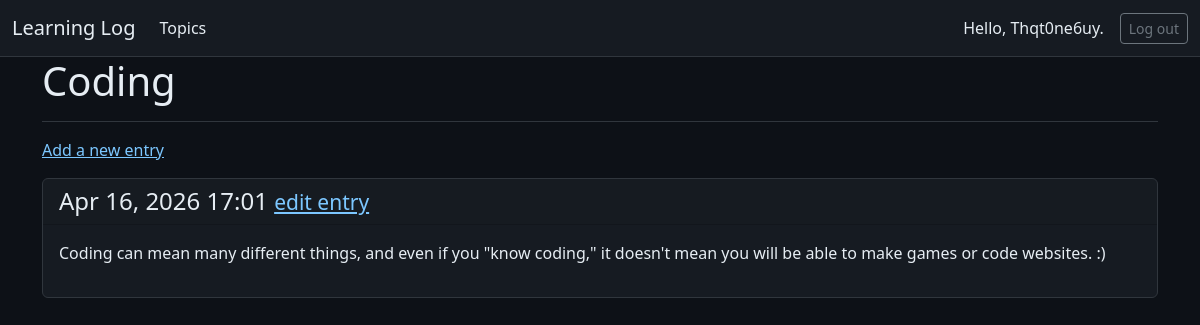
Page /topics/4/ (signed in) on the committed database.
### learning_logs/models.py (models this page shows, shortened)
class Topic(models.Model):
    text = models.CharField(max_length=200)
    date_added = models.DateTimeField(auto_now_add=True)
    owner = models.ForeignKey(User, on_delete=models.CASCADE)

class Entry(models.Model):
    topic = models.ForeignKey(Topic, on_delete=models.CASCADE)
    text = models.TextField()
    date_added = models.DateTimeField(auto_now_add=True)
    class Meta:
        verbose_name_plural = 'entries'

### learning_logs/views.py (the view)
# urls.py: path('topics/<int:topic_id>/', views.topic, name='topic'),
@login_required
def topic (request, topic_id):
    topic = Topic.objects.get(id=topic_id)
    if topic.owner != request.user:
        raise Http404
    entries = topic.entry_set.order_by('-date_added')
    context = {'topic': topic, 'entries': entries}
    return render(request, 'learning_logs/topic.html', context)

### learning_logs/templates/learning_logs/topic.html
{% extends 'learning_logs/base.html' %}
{% block page_header %}
  <h1>{{ topic.text }}</h1>
{% endblock page_header %}
{% block content %}
  <p>
    <a href="{% url 'learning_logs:new_entry' topic.id %}">Add a new entry</a>
  </p>
    {% for entry in entries %}
      <div class="card mb3">
        <h4 class="card-header">
          {{ entry.date_added|date:'M d, Y H:i' }}
          <small><a href="{% url 'learning_logs:edit_entry' entry.id %}">
            edit entry</a></small>
        </h4>
      <div class="card-body">{{ entry.text|linebreaks }}
      </div>
    {% empty %}
      <p>There are no entries for this topic yet.</p>
    {% endfor %}
{% endblock content %}

### learning_logs/templates/learning_logs/base.html (shortened to what this page needs)
<!doctype html>
<html lang="en">
<head>
  {% load django_bootstrap5 %}
  {% bootstrap_css %}
</head>
<body>
  <nav class="navbar navbar-expand-md navbar-dark">
    <div class="container-fluid">
      <a class="navbar-brand" href="{% url 'learning_logs:index' %}">
        Learning Log
      </a>
      <div class="collapse navbar-collapse" id="navbarCollapse">
        <ul class="navbar-nav me-auto mb-2 mb-md-0">
          <li class="nav-item">
            <a class="nav-link" href="{% url 'learning_logs:topics' %}">Topics</a>
          </li>
        </ul>
        <ul class="navbar-nav ms-auto mb-2 mb-md-0">
          {% if user.is_authenticated %}
            <li class="nav-item">
              <span class="navbar-text me-2">Hello, {{ user.username }}.</span>
            </li>
          {% endif %}
        </ul>
        {% if user.is_authenticated %}
          <form action="{% url 'accounts:logout' %}" method="post" class="ms-2">
            <button name="submit" class="btn btn-outline-secondary btn-sm">
              Log out
            </button>
          </form>
        {% endif %}
      </div>
    </div>
  </nav>
  <main class="container">
    <div class="pb-2 mb-3 border-bottom">
      {% block page_header %}{% endblock page_header %}
    </div>
    <div>
      {% block content %}{% endblock content %}
    </div>
  </main>
</body>
</html>

### learning_logs/templates/learning_logs/base.html (style rules this page uses)
body { background-color: #0d1117; color: #e6edf3; min-height: 100vh; }
.navbar { background-color: #161b22 !important; border-bottom: 1px solid #30363d; }
.navbar-brand, .nav-link, .navbar-text { color: #e6edf3 !important; }
a { color: #7cc7ff; }
.border, .border-bottom, hr { border-color: #30363d !important; }
.card, .list-group-item, .bg-light, .bg-white, .bg-body-tertiary, .bg-body-secondary { background-color: #161b22 !important; color: #e6edf3 !important; border-color: #30363d !important; }

### rows in the picture
Topic: text "Coding"
Entry: date_added "Apr 16, 2026 17:01", text "Coding can mean many different things, and even if you \"know coding,\" it doesn't mean you will be able to make games or code websites. :)"

### other values in the picture
{{ user.username }} "Thqt0ne6uy"
